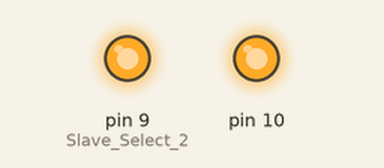
Recording of a sketch running on a simulated Arduino Uno, built with avr-gcc and run on an emulated ATmega328P. Parts: output pins drawn as LEDs (lit = HIGH). What the sketch prints to the serial monitor is not drawn.

Above: at 0.1 s.
Timing chart, 0 to 1.6 s (numbered marks = the images above):
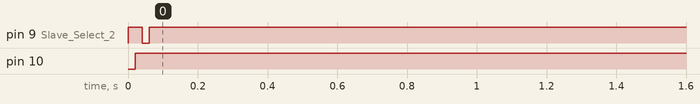

Measured:
- by itself, pin 9 (Slave_Select_2): HIGH → LOW at 0.04 s, → HIGH 0.02 s later
- by itself, pin 10: LOW → HIGH at 0.02 s

The sketch:

WORKING_MASTER_DO_NOT_EDIT.ino.ino
```cpp
#include <SPI.h>

void setup (void)
{
  Serial.begin(115200);
  pinMode(SS, OUTPUT); //Slave Select 1
  pinMode(9, OUTPUT); //Slave Select 2
  digitalWrite(SS, HIGH);
  digitalWrite(9, HIGH);
}  // end of setup

int done = 1;
void loop (void)
{
  SPI.begin();
  //Slave 1
  if (done <= 0) return; // just run this `done` times then stop
  // enable Slave Select by setting to low
  digitalWrite(SS, LOW);
  byte recieve = SPI.transfer('U');
  delay(20); // important need time to transfer
  digitalWrite(SS, HIGH);
  //done--;
  //delay (1000);  // 1 seconds delay not need this maybe???
  SPI.endTransaction();
  Serial.println((char)recieve);

  delay(20);

  SPI.begin();
  //Slave 2
  //if (done <= 0) return; // just run this `done` times then stop
  // enable Slave Select by setting to low
  digitalWrite(9, LOW);
  byte recieved = SPI.transfer('Z');
  delay(20); // important need time to transfer
  digitalWrite(9, HIGH);
  done--;
  SPI.endTransaction();
  Serial.println((char)recieved);
}  // end of loop
```
